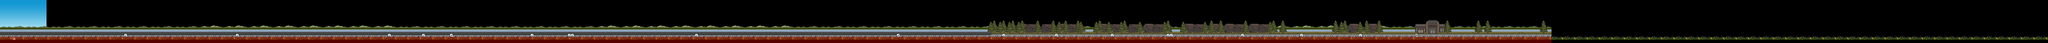

This game map was drawn from its Tiled (.tmx) file and the tilesets committed beside it. A one-line description and the trimmed map source follow:
An orthogonal 660x14 tile map with 64x64 px tiles, 12 tile layers (back-8, back-7, back-6, back-5, ...), 3 tilesets.

<map version="1.0" orientation="orthogonal" width="660" height="14" tilewidth="64" tileheight="64">
 <tileset firstgid="1" name="meta64" tilewidth="64" tileheight="64">
  <image source="meta64.png" width="256" height="192" />
  <tile id="0">
   <properties>
    <property name="collision" value="full" />
   </properties>
  </tile>
  <tile id="1">
   <properties>
    <property name="collision" value="leftslant" />
   </properties>
  </tile>
  <tile id="2">
   <properties>
    <property name="collision" value="rightslant" />
   </properties>
  </tile>
  <tile id="10">
   <properties>
    <property name="collision" value="rs2tileL" />
   </properties>
  </tile>
  <tile id="11">
   <properties>
    <property name="collision" value="rs2tileR" />
   </properties>
  </tile>
 </tileset>
 <tileset firstgid="13" name="Env_Track_Icons" tilewidth="64" tileheight="64">
  <image source="TrackLapse_Icon.png" width="640" height="64" />
  <tile id="0">
   <properties>
    <property name="obstacle" value="hurdle" />
   </properties>
  </tile>
  <tile id="1">
   <properties>
    <property name="special" value="spawnpoint" />
   </properties>
  </tile>
  <tile id="2">
   <properties>
    <property name="special" value="checkpoint" />
   </properties>
  </tile>
  <tile id="3">
   <properties>
    <property name="special" value="nextlevelNE" />
   </properties>
  </tile>
 </tileset>
 <tileset firstgid="22" name="TL_Town_TileTextures_v7" tilewidth="64" tileheight="64">
  <image source="TL_Town_TileTextures_v7.png" width="1280" height="832" />
 </tileset>
 <layer name="back-8" width="660" height="14">
  <properties>
   <property name="speedx" value="0" />
   <property name="speedy" value="0" />
  </properties>
  <data>[9240 cells, 195 non-empty, 13 distinct tile ids]</data>
 </layer>
 <layer name="back-7" width="660" height="14">
  <properties>
   <property name="speedx" value=".4" />
   <property name="speedy" value=".5" />
  </properties>
  <data>[9240 cells, 2500 non-empty, 50 distinct tile ids]</data>
 </layer>
 <layer name="back-6" width="660" height="14">
  <properties>
   <property name="speedx" value="1.0" />
   <property name="speedy" value="1.0" />
  </properties>
  <data>[9240 cells, 362 non-empty, 2 distinct tile ids]</data>
 </layer>
 <layer name="back-5" width="660" height="14">
  <properties>
   <property name="speedx" value="1.0" />
   <property name="speedy" value="1.0" />
  </properties>
  <data>[9240 cells, 255 non-empty, 75 distinct tile ids]</data>
 </layer>
 <layer name="back-4" width="660" height="14">
  <properties>
   <property name="speedx" value="1.0" />
   <property name="speedy" value="1.0" />
  </properties>
  <data>[9240 cells, 180 non-empty, 20 distinct tile ids]</data>
 </layer>
 <layer name="back-3" width="660" height="14">
  <properties>
   <property name="speedx" value="1.0" />
   <property name="speedy" value="1.0" />
  </properties>
  <data>[9240 cells, 369 non-empty, 24 distinct tile ids]</data>
 </layer>
 <layer name="back-2" width="660" height="14">
  <properties>
   <property name="speedx" value="1.0" />
   <property name="speedy" value="1.0" />
  </properties>
  <data>[9240 cells, 192 non-empty, 12 distinct tile ids]</data>
 </layer>
 <layer name="back-1" width="660" height="14">
  <properties>
   <property name="speedx" value="1.0" />
   <property name="speedy" value="1.0" />
  </properties>
  <data>[9240 cells, 24 non-empty, 3 distinct tile ids]</data>
 </layer>
 <layer name="main" width="660" height="14">
  <properties>
   <property name="speedx" value="1.0" />
   <property name="speedy" value="1.0" />
  </properties>
  <data>[9240 cells, 1320 non-empty, 16 distinct tile ids]</data>
 </layer>
 <layer name="front1" width="660" height="14">
  <properties>
   <property name="speedx" value="1.2" />
   <property name="speedy" value="1.1" />
  </properties>
  <data>[9240 cells, 1320 non-empty, 8 distinct tile ids]</data>
 </layer>
 <layer name="front2" width="660" height="14">
  <properties>
   <property name="speedx" value="1.0" />
   <property name="speedy" value="1.0" />
  </properties>
  <data>[9240 cells, 20 non-empty, 4 distinct tile ids]</data>
 </layer>
 <layer name="meta" width="660" height="14" opacity="0.34">
  <properties>
   <property name="speedx" value="1.0" />
   <property name="speedy" value="1.0" />
  </properties>
  <data>[9240 cells, 1000 non-empty, 1 distinct tile ids]</data>
 </layer>
</map>
